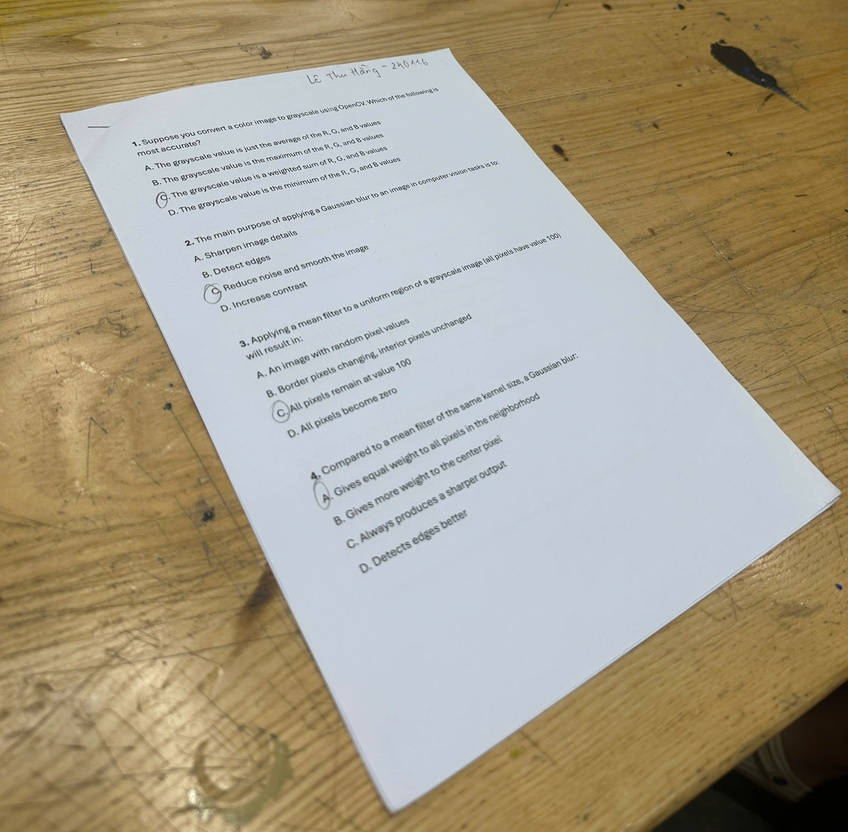
#> input picture CapturedImage/input_2.jpg, 848 x 832 px, shrunk from 2560 x 2510 before the run, found by its file name
$ python test.py
#> lines starting #> are read from the running program, lines starting #| are printed output that depends on the picture
### process_cv.py
import cv2
import numpy as np
import time

class ImageProcessor:
    def __init__(self):
        # Variables used for Auto-Scan (Motion tracking)
        self.prev_corners = None
        self.stable_counter = 0
        self.STABLE_THRESHOLD = 20  # Allowed pixel tolerance for slight hand shaking
        self.FRAMES_TO_LOCK = 3     # Number of consecutive stable frames to lock the capture

    def order_points(self, pts):
        """ Order 4 points in the sequence: Top-Left, Top-Right, Bottom-Right, Bottom-Left """
        rect = np.zeros((4, 2), dtype="float32")
        s = pts.sum(axis=1)
        rect[0] = pts[np.argmin(s)]
        rect[2] = pts[np.argmax(s)]

        diff = np.diff(pts, axis=1)
        rect[1] = pts[np.argmin(diff)]
        rect[3] = pts[np.argmax(diff)]
        return rect

    def process_frame(self, frame, step='all'):
        start_time = time.time()
        results = {
            "status": "success",
            "message": "Processed successfully",
            "is_stable": False
        }
        orig = frame.copy()

        # STAGE 1: Edges
        gray = cv2.cvtColor(frame, cv2.COLOR_BGR2GRAY)
        kernel_eraser = cv2.getStructuringElement(cv2.MORPH_RECT, (15, 15))
        blank_paper = cv2.morphologyEx(gray, cv2.MORPH_CLOSE, kernel_eraser)
        blurred = cv2.GaussianBlur(blank_paper, (5, 5), 0)
        edged = cv2.Canny(blurred, 20, 60)
        kernel_bridge = cv2.getStructuringElement(cv2.MORPH_RECT, (11, 11))
        edged = cv2.morphologyEx(edged, cv2.MORPH_CLOSE, kernel_bridge)
        edged = cv2.dilate(edged, kernel_bridge, iterations=1)

        if step == 'edges':
            process_time_ms = (time.time() - start_time) * 1000
            return cv2.cvtColor(edged, cv2.COLOR_GRAY2BGR), results, process_time_ms

        # STAGE 2: Contours
        contours, _ = cv2.findContours(edged.copy(), cv2.RETR_EXTERNAL, cv2.CHAIN_APPROX_SIMPLE)
        contours = sorted(contours, key=cv2.contourArea, reverse=True)[:5]
        image_area = orig.shape[0] * orig.shape[1]
        doc_cnt = None

        for c in contours:
            if cv2.contourArea(c) < 0.05 * image_area:
                continue
            hull = cv2.convexHull(c)
            peri = cv2.arcLength(hull, True)
            for eps in [0.02, 0.03, 0.04, 0.05, 0.06]:
                approx = cv2.approxPolyDP(hull, eps * peri, True)
                if len(approx) == 4 and cv2.isContourConvex(approx):
                    doc_cnt = approx
                    break
            if doc_cnt is not None:
                break

        box_color = (0, 0, 255)
        if doc_cnt is not None:
            current_corners = self.order_points(doc_cnt.reshape(4, 2))
            if self.prev_corners is not None:
                dist = np.max(np.linalg.norm(current_corners - self.prev_corners, axis=1))
                if dist < self.STABLE_THRESHOLD:
                    self.stable_counter += 1
                else:
                    self.stable_counter = 0
            else:
                self.stable_counter = 0
            self.prev_corners = current_corners
            if self.stable_counter >= self.FRAMES_TO_LOCK:
                results["is_stable"] = True
                box_color = (0, 255, 0)
        else:
            self.stable_counter = 0
            self.prev_corners = None

        if doc_cnt is None:
            results["status"] = "failed"
            results["message"] = "No document found in the frame."
            process_time_ms = (time.time() - start_time) * 1000
            return orig, results, process_time_ms

        if step == 'contours':
            cv2.drawContours(orig, [c], -1, (0, 255, 255), 2)
            cv2.drawContours(orig, [doc_cnt], -1, box_color, 3)
            for point in doc_cnt:
                cv2.circle(orig, tuple(point[0]), 8, box_color, -1)
            process_time_ms = (time.time() - start_time) * 1000
            return orig, results, process_time_ms

        # STAGE 3: Warp
        pts = doc_cnt.reshape(4, 2)
        rect = self.order_points(pts)
        (tl, tr, br, bl) = rect
        widthA = np.sqrt(((br[0] - bl[0]) ** 2) + ((br[1] - bl[1]) ** 2))
        widthB = np.sqrt(((tr[0] - tl[0]) ** 2) + ((tr[1] - tl[1]) ** 2))
        maxWidth = max(int(widthA), int(widthB))
        heightA = np.sqrt(((tr[0] - br[0]) ** 2) + ((tr[1] - br[1]) ** 2))
        heightB = np.sqrt(((tl[0] - bl[0]) ** 2) + ((tl[1] - bl[1]) ** 2))
        maxHeight = max(int(heightA), int(heightB))
        dst = np.array([[0, 0], [maxWidth - 1, 0], [maxWidth - 1, maxHeight - 1], [0, maxHeight - 1]], dtype="float32")
        M = cv2.getPerspectiveTransform(rect, dst)
        results["homography_matrix"] = M.tolist()
        warped = cv2.warpPerspective(orig, M, (maxWidth, maxHeight))

        if step == 'warp':
            process_time_ms = (time.time() - start_time) * 1000
            return warped, results, process_time_ms

        # STAGE 4: All (Sharpening)
        scanned_bgr = cv2.convertScaleAbs(warped, alpha=1.2, beta=25)
        sharpen_kernel = np.array([[0, -1, 0], [-1, 5, -1], [0, -1, 0]])
        scanned_bgr = cv2.filter2D(scanned_bgr, -1, sharpen_kernel)

        process_time_ms = (time.time() - start_time) * 1000
        return scanned_bgr, results, process_time_ms

    # [104 lines left out: function process_all_stages, not called in this run]

### test.py
import cv2
import os
from process_cv import ImageProcessor

def main():
    input_file = r'C:\ComputerVision-main\CapturedImage\input_2.jpg'

    # 1. Kiểm tra xem file ảnh có tồn tại không
    if not os.path.exists(input_file):
        print(f"❌ Lỗi: Không tìm thấy file '{input_file}' trong thư mục hiện tại.")
        print("💡 Gợi ý: Hãy copy một bức ảnh chụp cuốn sổ vào thư mục này và đổi tên thành 'input.png'.")
        return

    print(f"📸 Đang đọc ảnh từ '{input_file}'...")
    # Đọc ảnh gốc
    frame = cv2.imread(input_file)
#> frame is the input picture: shape (832, 848, 3); mean B, G, R 138, 159.2, 168.7

    # 2. Khởi tạo class xử lý ảnh của bạn
    processor = ImageProcessor()

    # 3. Định nghĩa các bước cần test để xem sự thay đổi
    steps_to_test = ['edges', 'contours', 'warp', 'all']

    print("="*50)
    print("🚀 BẮT ĐẦU CHẠY PIPELINE XỬ LÝ ẢNH")
    print("="*50)

    for step in steps_to_test:
        print(f"\n⚙️ Đang chạy bước: [{step.upper()}]...")
        try:
            # Truyền một bản sao (frame.copy()) để các bước không ghi đè lên ảnh gốc của nhau
            processed_img, results, process_time = processor.process_frame(frame.copy(), step=step)

            # --- In log ra Terminal ---
            print(f"   ⏱ Thời gian xử lý: {process_time:.2f} ms")
            print(f"   📝 Trạng thái: {results.get('status')}")

            # Nếu thuật toán có tính ra Ma trận Homography, in cho đẹp
            if 'homography_matrix' in results:
                print("   📐 Ma trận Homography H (3x3):")
                for row in results['homography_matrix']:
                    print(f"      [ {row[0]:>9.4f}, {row[1]:>9.4f}, {row[2]:>9.4f} ]")

            # Nếu thuật toán báo lỗi (ví dụ: không tìm thấy tờ giấy)
            if results.get('status') == 'failed':
                print(f"   ⚠️ Thông báo: {results.get('message')}")

            # --- Lưu kết quả ---
            output_filename = f'output_{step}.png'
            cv2.imwrite(output_filename, processed_img)
            print(f"   💾 Đã lưu kết quả ra file: '{output_filename}'")

        except Exception as e:
            print(f"   ❌ Gặp lỗi nghiêm trọng khi chạy bước '{step}': {e}")
#> this loop made 4 passes
#> process_time on passes 1 to 4: 65.49, 8.2, 10.56, 12.75
#|    ⏱ Thời gian xử lý: 65.49 ms
#|    📝 Trạng thái: success
#|    ⏱ Thời gian xử lý: 8.20 ms
#|    📝 Trạng thái: success
#|    ⏱ Thời gian xử lý: 10.56 ms
#|    📝 Trạng thái: success
#|    ⏱ Thời gian xử lý: 12.75 ms
#|    📝 Trạng thái: success
#> pass 1, in process_frame, `gray = cv2.cvtColor(frame, cv2.COLOR_BGR2GRAY)`:
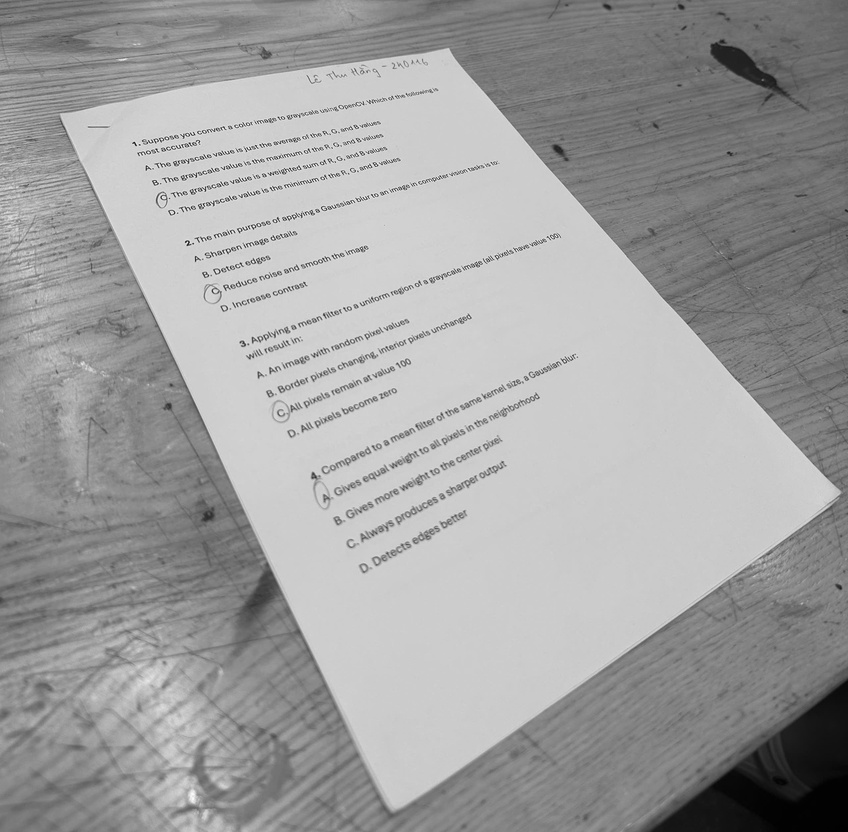
#> gray: shape (832, 848); min 0, max 254, mean 159.6
#> pass 1, in process_frame, `blank_paper = cv2.morphologyEx(gray, cv2.MORPH_CLOSE, kernel_eraser)`:
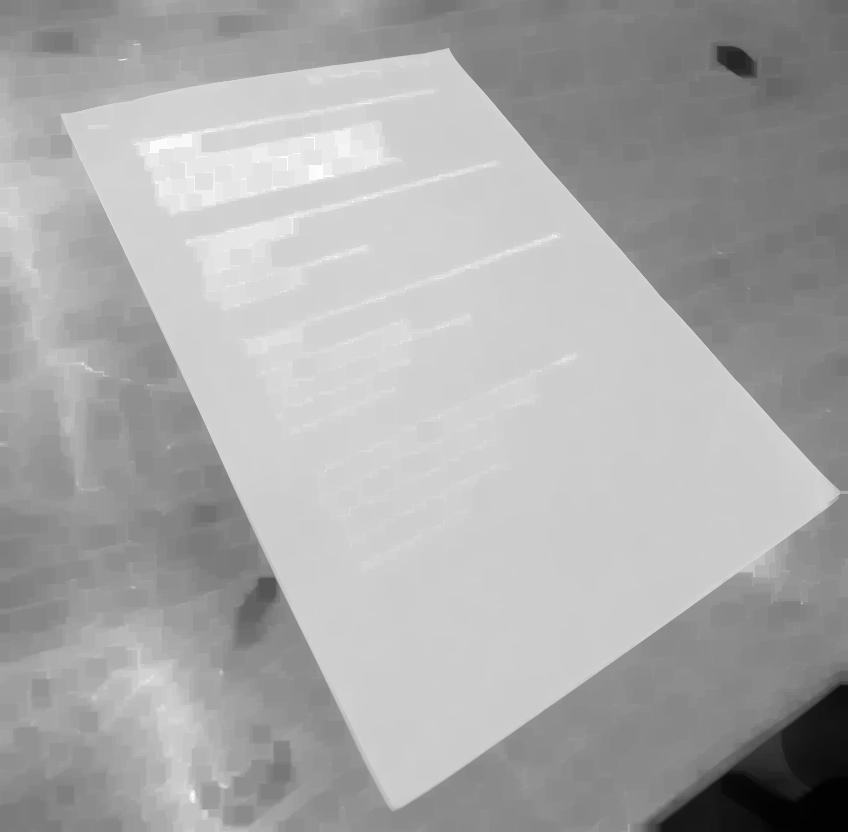
#> blank_paper: shape (832, 848); min 2, max 254, mean 169.4
#> pass 1, in process_frame, `edged = cv2.Canny(blurred, 20, 60)`:
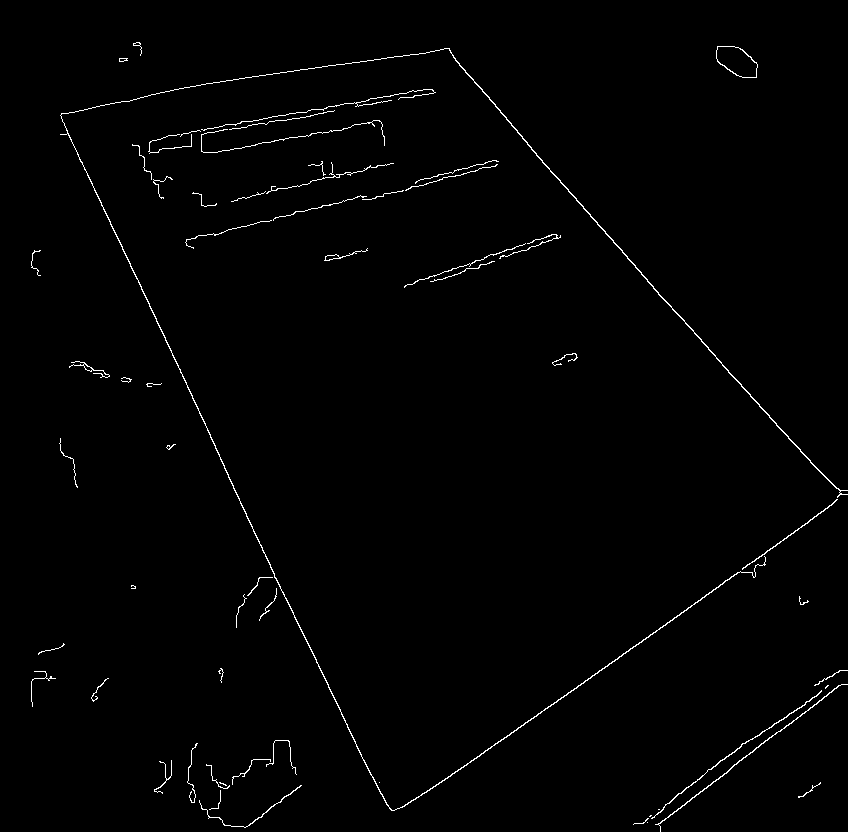
#> edged: shape (832, 848); 1% white in thin lines or dots

    print("\n" + "="*50)
    print("✅ HOÀN TẤT TEST! Hãy kiểm tra các file 'output_*.png' trong thư mục.")

if __name__ == "__main__":
    main()
